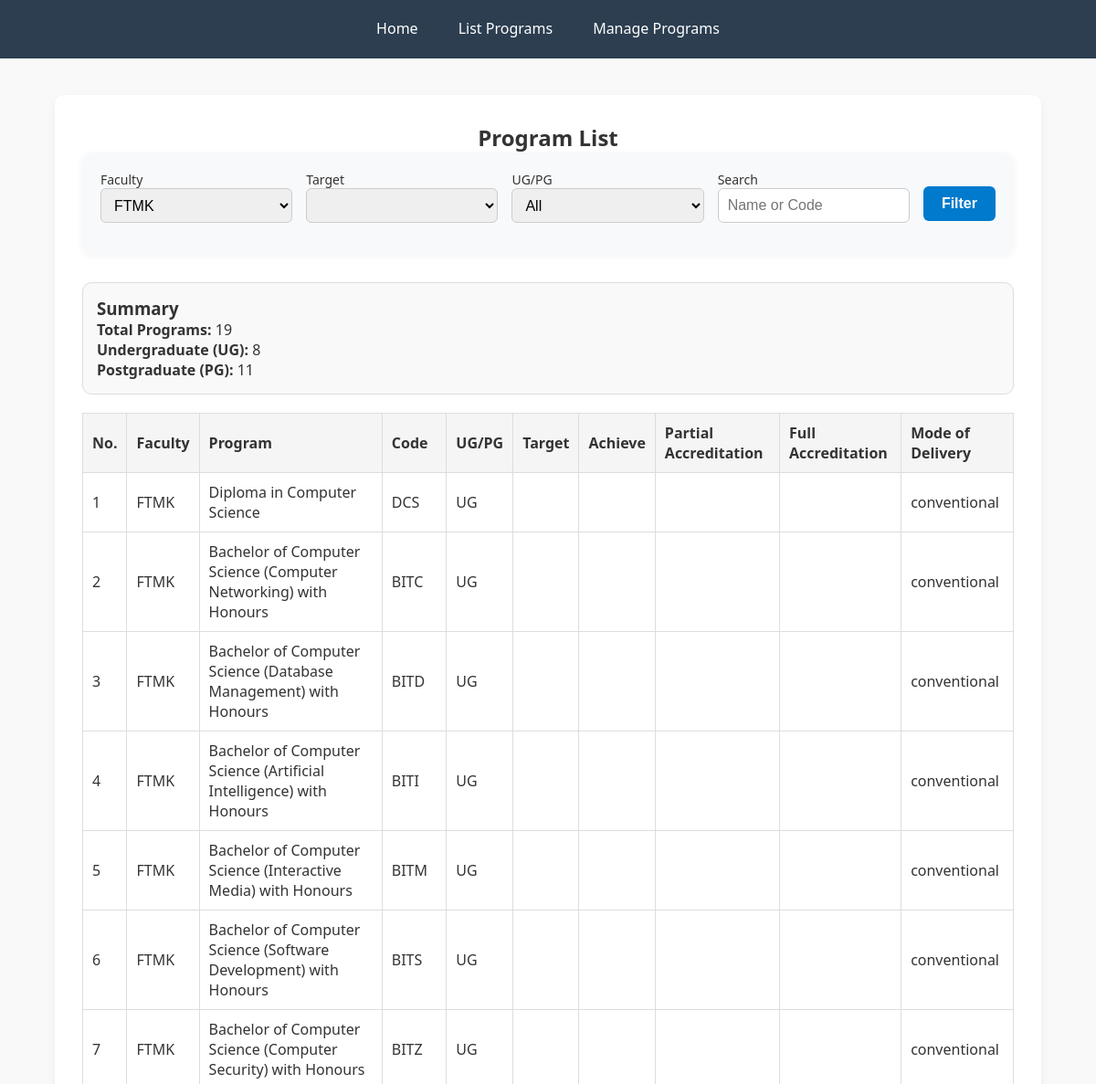
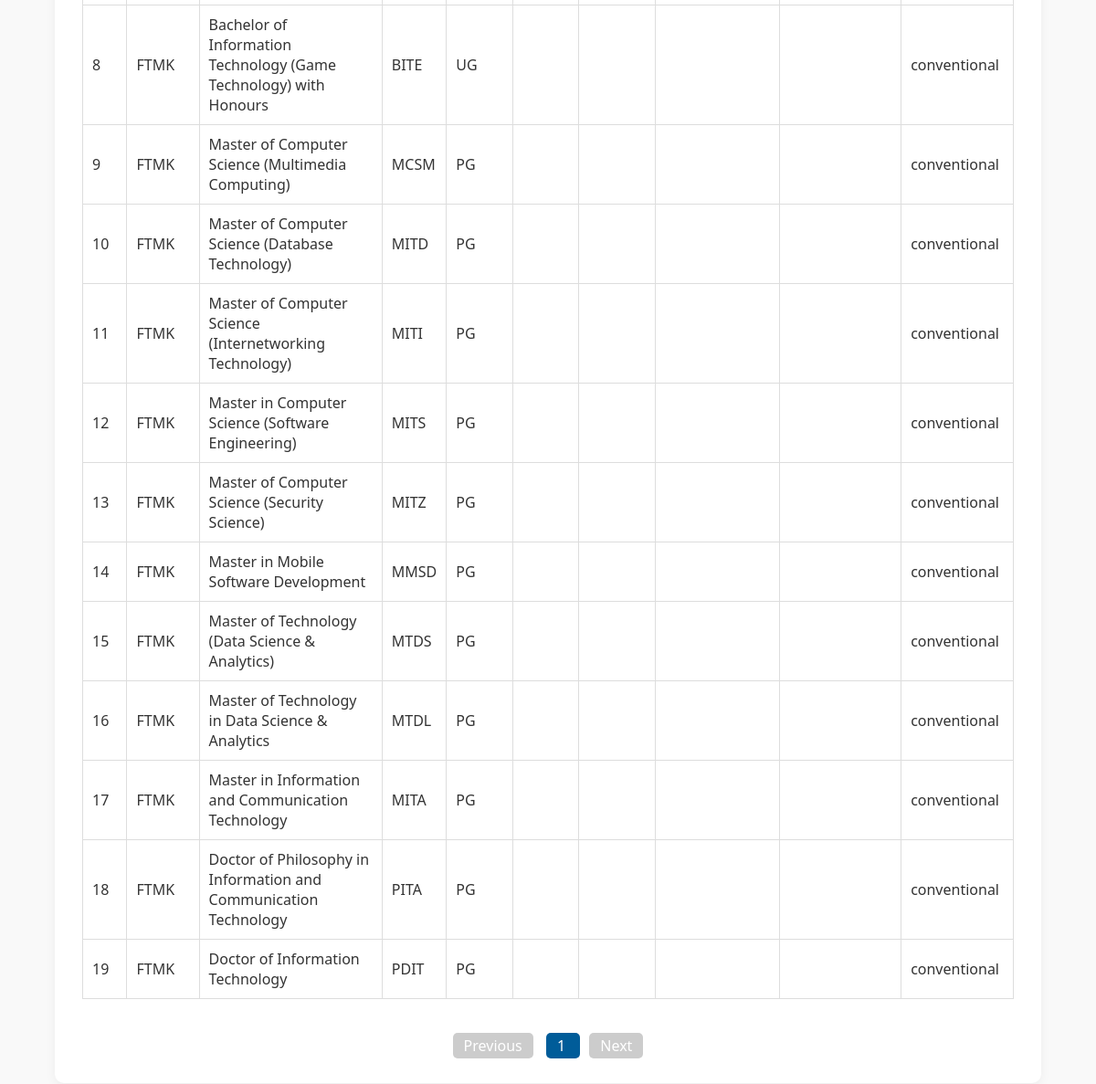
The page /list_programs.php?faculty=FTMK on the database its author committed (2 pictures, top to bottom).
### tables this page shows
CREATE TABLE `programs` (
  `id` int(11) NOT NULL,
  `faculty` varchar(100) DEFAULT NULL,
  `program_name` varchar(255) DEFAULT NULL,
  `program_code` varchar(20) DEFAULT NULL,
  `ugpg` varchar(10) DEFAULT NULL,
  `target` int(11) DEFAULT NULL,
  `achieve` int(11) DEFAULT NULL,
  `partial_accreditation` varchar(100) DEFAULT NULL,
  `full_accreditation` varchar(100) DEFAULT NULL,
  `mod_penyampaian` enum('conventional','odl') DEFAULT NULL
);

### list_programs.php (the view, shortened to what this page needs)
<?php
include 'connect.php';
$faculty = $_GET['faculty'] ?? '';
$target = $_GET['target'] ?? '';
$ugpg = $_GET['ugpg'] ?? '';
$search = $_GET['search'] ?? '';
$page = isset($_GET['page']) ? (int)$_GET['page'] : 1;
$limit = 20;
$offset = ($page - 1) * $limit;
$baseQuery = "FROM programs WHERE 1=1";
if ($faculty) $baseQuery .= " AND faculty = '$faculty'";
$countResult = $conn->query("SELECT * $baseQuery");
$totalCount = $countResult->num_rows;
$totalPages = ceil($totalCount / $limit);
$countUG = 0;
$countPG = 0;
while ($row = $countResult->fetch_assoc()) {
    if ($row['ugpg'] == 'UG') $countUG++;
    elseif ($row['ugpg'] == 'PG') $countPG++;
}
$programs = $conn->query("SELECT * $baseQuery LIMIT $limit OFFSET $offset");
$faculties = $conn->query("SELECT DISTINCT faculty FROM programs");
$targets = $conn->query("SELECT DISTINCT target FROM programs");
?>
<!DOCTYPE html>
<html>
<head>
    <link rel="stylesheet" href="style.css">
</head>
<body>
<div class="navbar">
    <a href="index.php">Home</a>
    <a href="list_programs.php" class="active">List Programs</a>
    <a href="manage_program.php">Manage Programs</a>
</div>
<div class="container">
    <h2>Program List</h2>
    <div class="filter-wrapper">
        <form method="GET" class="filter-form">
            <label>Faculty
                <select name="faculty">
                    <?php while($f = $faculties->fetch_assoc()): ?>
                        <option value="<?= $f['faculty'] ?>" <?= $faculty == $f['faculty'] ? 'selected' : '' ?>>
                            <?= $f['faculty'] ?>
                        </option>
                    <?php endwhile; ?>
                </select>
            </label>
            <label>Target
                <select name="target">
                    <?php while($t = $targets->fetch_assoc()): ?>
                        <option value="<?= $t['target'] ?>" <?= $target == $t['target'] ? 'selected' : '' ?>>
                        </option>
                    <?php endwhile; ?>
                </select>
            </label>
            <label>UG/PG
                <select name="ugpg">
                    <option value="">All</option>
                </select>
            </label>
            <label>Search
                <input type="text" name="search" value="<?= htmlspecialchars($search) ?>" placeholder="Name or Code">
            </label>
            <button type="submit">Filter</button>
        </form>
    </div>
    <div class="summary-box">
        <h3>Summary</h3>
        <ul>
            <li><strong>Total Programs:</strong> <?= $totalCount ?></li>
            <li><strong>Undergraduate (UG):</strong> <?= $countUG ?></li>
            <li><strong>Postgraduate (PG):</strong> <?= $countPG ?></li>
        </ul>
    </div>
    <table>
        <tr>
            <th>No.</th>
            <th>Faculty</th>
            <th>Program</th>
            <th>Code</th>
            <th>UG/PG</th>
            <th>Target</th>
            <th>Achieve</th>
            <th>Partial Accreditation</th>
            <th>Full Accreditation</th>
            <th>Mode of Delivery</th>
        </tr>
        <?php
         $num = $offset + 1;
          while($row = $programs->fetch_assoc()): ?>
            <tr>
                 <td><?= $num++ ?></td>
                <td><?= $row['faculty'] ?></td>
                <td>
                    <?php if (strtolower($row['mod_penyampaian']) === 'odl'): ?>
                        <a href="odlprogram_detail.php?id=<?= $row['id'] ?>">
                            <?= $row['program_name'] ?>
                        </a>
                    <?php else: ?>
                        <?= $row['program_name'] ?>
                    <?php endif; ?>
                </td>
                <td><?= $row['program_code'] ?></td>
                <td><?= $row['ugpg'] ?></td>
                <td><?= $row['target'] ?></td>
                <td><?= $row['achieve'] ?></td>
                <td><?= $row['partial_accreditation'] ?></td>
                <td><?= $row['full_accreditation'] ?></td>
                <td><?= $row['mod_penyampaian'] ?></td>
            </tr>
        <?php endwhile; ?>
    </table>
    <div class="pagination">
        <?php if ($page > 1): ?>
            <a href="?faculty=<?= $faculty ?>&target=<?= $target ?>&ugpg=<?= $ugpg ?>&search=<?= urlencode($search) ?>&page=<?= $page-1 ?>">Previous</a>
        <?php else: ?>
            <a class="disabled">Previous</a>
        <?php endif; ?>
        <?php for($i = 1; $i <= $totalPages; $i++): ?>
            <a href="?faculty=<?= $faculty ?>&target=<?= $target ?>&ugpg=<?= $ugpg ?>&search=<?= urlencode($search) ?>&page=<?= $i ?>"
               class="<?= $i == $page ? 'active' : '' ?>">
                <?= $i ?>
            </a>
        <?php endfor; ?>
        <?php if ($page < $totalPages): ?>
            <a href="?faculty=<?= $faculty ?>&target=<?= $target ?>&ugpg=<?= $ugpg ?>&search=<?= urlencode($search) ?>&page=<?= $page+1 ?>">Next</a>
        <?php else: ?>
            <a class="disabled">Next</a>
        <?php endif; ?>
    </div>
</div>
</body>
</html>

### style.css (style rules this page uses)
* { margin: 0; padding: 0; box-sizing: border-box; }
body { font-family: 'Segoe UI', Tahoma, Geneva, Verdana, sans-serif; background-color: #f9f9f9; color: #333; min-height: 100vh; }
h1, h2 { text-align: center; }
.navbar { background-color: #2c3e50; padding: 12px 20px; display: flex; justify-content: center; gap: 20px; }
.navbar a { color: white; text-decoration: none; font-weight: 500; padding: 8px 12px; border-bottom: 2px solid transparent; }
button, input[type="submit"] { background-color: #2980b9; color: white; padding: 8px 16px; border: none; border-radius: 4px; cursor: pointer; font-size: 1rem; }
input[type="text"], select, textarea { width: 100%; padding: 8px; font-size: 1rem; border: 1px solid #ccc; border-radius: 4px; margin-bottom: 15px; }
.container { max-width: 1000px; margin: 0 auto; padding: 20px; }

### list_programs.php (style rules this page uses)
.container { max-width: 90%; margin: 40px auto; background: white; padding: 30px; border-radius: 10px; box-shadow: 0 4px 12px rgba(0,0,0,0.05); }
.filter-wrapper { display: flex; justify-content: center; margin-bottom: 30px; }
form.filter-form { display: flex; flex-wrap: wrap; gap: 15px; align-items: center; justify-content: center; background: #f8f9fa; padding: 20px; border-radius: 12px; box-shadow: 0 2px 8px rgba(0,0,0,0.05); width: 100%; }
form.filter-form label { display: flex; flex-direction: column; font-size: 14px; min-width: 150px; flex: 1; }
form.filter-form select, form.filter-form input[type="text"] { padding: 8px 10px; border: 1px solid #ccc; border-radius: 6px; width: 100%; height: 38px; }
form.filter-form button { padding: 8px 20px; background-color: #007acc; border: none; color: white; font-weight: bold; border-radius: 6px; cursor: pointer; height: 38px; align-self: center; }
table { width: 100%; border-collapse: collapse; margin-top: 20px; }
table, th, td { border: 1px solid #ddd; }
th, td { padding: 10px; text-align: left; }
th { background-color: #f5f5f5; }
.summary-box { background-color: #f9f9f9; border: 1px solid #ddd; border-radius: 10px; padding: 15px; margin-top: 30px; }
.summary-box ul { list-style: none; padding-left: 0; }
.pagination { margin-top: 40px; text-align: center; }
.pagination a { margin: 0 5px; padding: 3px 12px; background: #65a0c8ff; color: white; align: center; text-decoration: none; border-radius: 5px; }
.pagination a.active { background: #005c99; }
.pagination a.disabled { background: #ccc; cursor: not-allowed; }

### rows shown on the page
programs: faculty "FTMK", program_name "Diploma in Computer Science", program_code "DCS", ugpg "UG", mod_penyampaian "conventional"
programs: faculty "FTMK", program_name "Bachelor of Computer Science (Computer Networking) with Honours", program_code "BITC", ugpg "UG", mod_penyampaian "conventional"
programs: faculty "FTMK", program_name "Bachelor of Computer Science (Database Management) with Honours", program_code "BITD", ugpg "UG", mod_penyampaian "conventional"
programs: faculty "FTMK", program_name "Bachelor of Computer Science (Artificial Intelligence) with Honours", program_code "BITI", ugpg "UG", mod_penyampaian "conventional"
programs: faculty "FTMK", program_name "Bachelor of Computer Science (Interactive Media) with Honours", program_code "BITM", ugpg "UG", mod_penyampaian "conventional"
programs: faculty "FTMK", program_name "Bachelor of Computer Science (Software Development) with Honours", program_code "BITS", ugpg "UG", mod_penyampaian "conventional"
programs: faculty "FTMK", program_name "Bachelor of Computer Science (Computer Security) with Honours", program_code "BITZ", ugpg "UG", mod_penyampaian "conventional"
programs: faculty "FTMK", program_name "Bachelor of Information Technology (Game Technology) with Honours", program_code "BITE", ugpg "UG", mod_penyampaian "conventional"
programs: faculty "FTMK", program_name "Master of Computer Science (Multimedia Computing)", program_code "MCSM", ugpg "PG", mod_penyampaian "conventional"
programs: faculty "FTMK", program_name "Master of Computer Science (Database Technology)", program_code "MITD", ugpg "PG", mod_penyampaian "conventional"
programs: faculty "FTMK", program_name "Master of Computer Science (Internetworking Technology)", program_code "MITI", ugpg "PG", mod_penyampaian "conventional"
programs: faculty "FTMK", program_name "Master in Computer Science (Software Engineering)", program_code "MITS", ugpg "PG", mod_penyampaian "conventional"
programs: faculty "FTMK", program_name "Master of Computer Science (Security Science)", program_code "MITZ", ugpg "PG", mod_penyampaian "conventional"
programs: faculty "FTMK", program_name "Master in Mobile Software Development", program_code "MMSD", ugpg "PG", mod_penyampaian "conventional"
programs: faculty "FTMK", program_name "Master of Technology (Data Science & Analytics)", program_code "MTDS", ugpg "PG", mod_penyampaian "conventional"
programs: faculty "FTMK", program_name "Master of Technology in Data Science & Analytics", program_code "MTDL", ugpg "PG", mod_penyampaian "conventional"
programs: faculty "FTMK", program_name "Master in Information and Communication Technology", program_code "MITA", ugpg "PG", mod_penyampaian "conventional"
programs: faculty "FTMK", program_name "Doctor of Philosophy in Information and Communication Technology", program_code "PITA", ugpg "PG", mod_penyampaian "conventional"
programs: faculty "FTMK", program_name "Doctor of Information Technology", program_code "PDIT", ugpg "PG", mod_penyampaian "conventional"

### other values the page prints
$totalCount "19"
$countUG "8"
$countPG "11"
form field faculty "FTMK"
